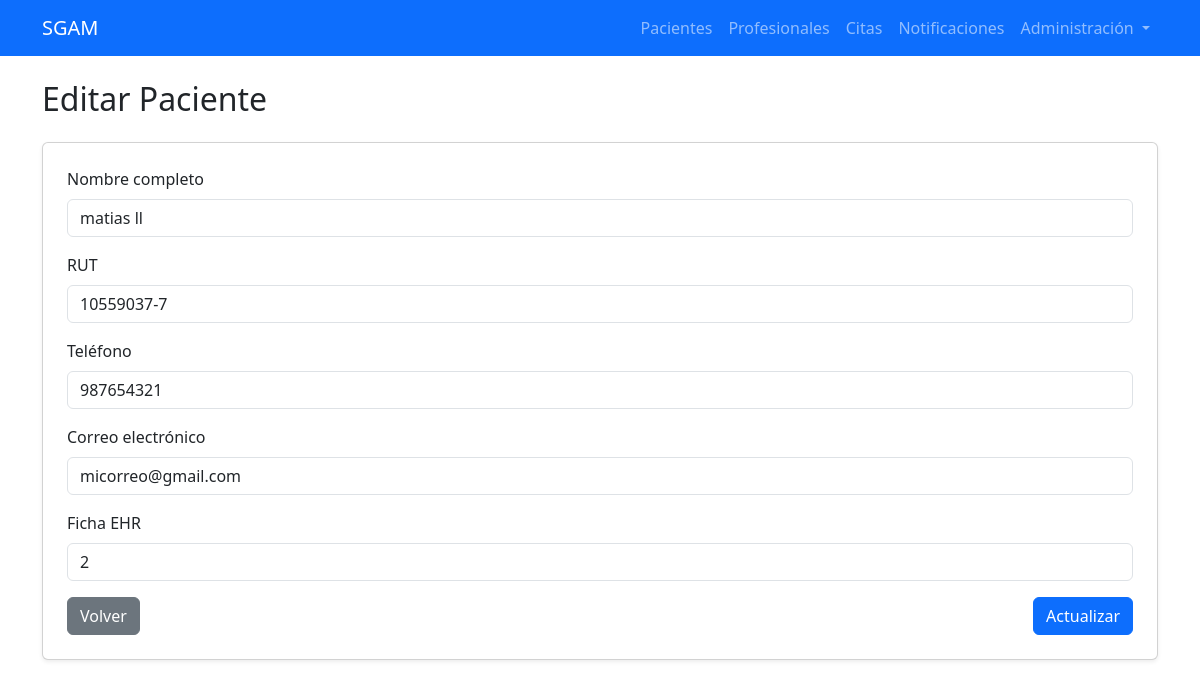
Page /pacientes/editar/2/ on the committed database.
### pacientes/models.py (models this page shows, shortened)
class Paciente(models.Model):
    nombre = models.CharField(max_length=150)
    rut = models.CharField(max_length=12, unique=True)
    telefono = models.CharField(max_length=20)
    correo = models.EmailField()
    ficha_ehr = models.CharField(max_length=50)

### pacientes/views.py (the view, shortened to what this page needs)
# urls.py: path('editar/<int:id>/', views.editar_paciente, name='editar_paciente'),
def editar_paciente(request, id):
    paciente = get_object_or_404(Paciente, id=id)
    return render(request, 'pacientes/editar_pacientes.html', {'paciente': paciente})

### templates/pacientes/editar_pacientes.html (shortened to what this page needs)
{% extends 'base.html' %}
{% block content %}
<h2 class="mb-4">Editar Paciente</h2>
<form method="post" class="card p-4 shadow-sm">
    <div class="mb-3">
        <label class="form-label">Nombre completo</label>
        <input type="text" name="nombre" value="{{ paciente.nombre }}" class="form-control" required>
    </div>
    <div class="mb-3">
        <label class="form-label">RUT</label>
        <input type="text" name="rut" value="{{ paciente.rut }}" class="form-control" required>
    </div>
    <div class="mb-3">
        <label class="form-label">Teléfono</label>
        <input type="text" name="telefono" value="{{ paciente.telefono }}" class="form-control" required>
    </div>
    <div class="mb-3">
        <label class="form-label">Correo electrónico</label>
        <input type="email" name="correo" value="{{ paciente.correo }}" class="form-control" required>
    </div>
    <div class="mb-3">
        <label class="form-label">Ficha EHR</label>
        <input type="text" name="ficha_ehr" value="{{ paciente.ficha_ehr }}" class="form-control">
    </div>
    <div class="d-flex justify-content-between">
        <a href="{% url 'listar_pacientes' %}" class="btn btn-secondary">Volver</a>
        <button class="btn btn-primary">Actualizar</button>
    </div>
</form>
{% endblock %}

### rows in the picture
Paciente: nombre "matias ll", rut "10559037-7", telefono "987654321", correo "micorreo@gmail.com", ficha_ehr "2"
